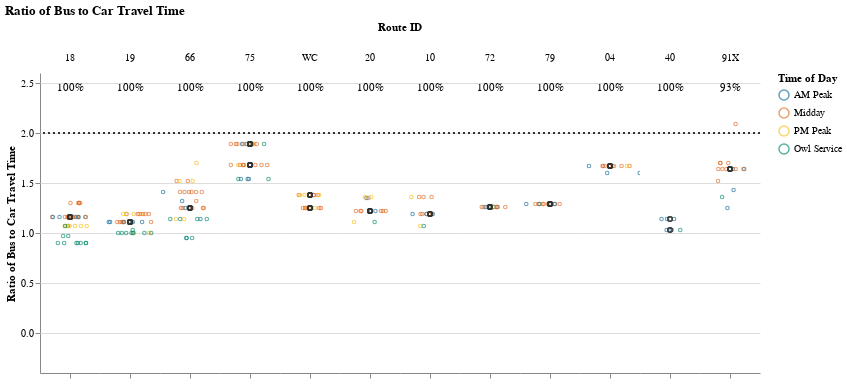
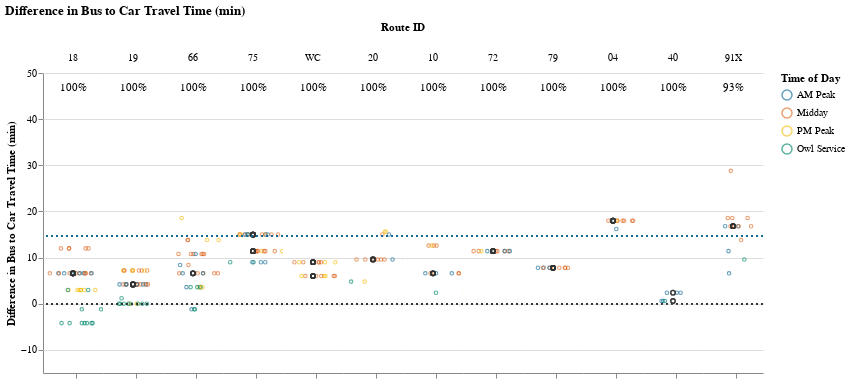

Write notebook code for charts like these, in order.
### Markdown cell above
## Viable Competitive Routes
### Short Routes (< 1 hr)

### Code cell
# Allow for possibility that operator doesn't have routes that fall into certain route_groups
# But, jupyterbook will not like markdown with f-string
# separate out route_group and put in each cell, and use try/except + if to display...
# but all 3 route groups must be displayed. just add sentence about why no routes were returned at the end
route_group = "short"
try:
    subset_routes, mult, diff  = setup_charts(df, PCT_COMPETITIVE_THRESHOLD, route_group)
    
    if len(subset_routes) > 0:
        display(
            Markdown(
                f"{CAPTIONS_DICT[route_group]}"
                "Within each route group, routes are sorted in descending order "
                "by % competitive trips and # trips below the additional time cut-off."
            )
        )

        display(mult)
        display(diff)
except:
    print("No routes meet this criteria.")

### Figure 1 — Vega-Lite specification as saved in the notebook (floating-point values rounded to 4 significant figures; data arrays with more than 128 entries replaced by an {"elided": "..."} marker saying what was removed)
{"config": {"view": {"continuousWidth": 400, "continuousHeight": 300, "stroke": null}, "facet": {"spacing": 0}}, "data": {"name": "data-a64d01a3644f183aa6df0440b2bbfb74"}, "facet": {"column": {"field": "route_id", "sort": ["18", "19", "66", "75", "WC", "20", "10", "72", "79", "04", "40", "91X"], "title": "Route ID", "type": "nominal"}}, "spec": {"layer": [{"mark": {"type": "point", "opacity": 0.65, "size": 12, "strokeWidth": 1.1}, "encoding": {"color": {"field": "time_of_day", "scale": {"range": ["#136C97", "#E16B26", "#F6BF16", "#00896B", "#7790A3", "#5B559C"]}, "sort": ["AM Peak", "Midday", "PM Peak", "Owl Service"], "title": "Time of Day", "type": "nominal"}, "tooltip": [{"field": "route_id", "type": "nominal"}, {"field": "trip_id", "type": "nominal"}, {"field": "service_hours", "type": "quantitative"}, {"field": "car_duration_hours", "type": "quantitative"}, {"field": "bus_multiplier", "type": "quantitative"}, {"field": "bus_difference", "type": "quantitative"}, {"field": "num_trips", "type": "quantitative"}, {"field": "num_competitive", "type": "quantitative"}, {"field": "pct_trips_competitive", "type": "quantitative"}, {"field": "p25", "type": "quantitative"}, {"field": "p50", "type": "quantitative"}, {"field": "p75", "type": "quantitative"}], "x": {"axis": {"grid": false, "labels": false, "ticks": true, "values": [0]}, "field": "jitter", "scale": {}, "title": null, "type": "quantitative"}, "y": {"field": "bus_multiplier", "scale": {"domain": [-0.25, 2.5]}, "title": "Ratio of Bus to Car Travel Time", "type": "quantitative"}}, "selection": {"selector001": {"type": "interval", "bind": "scales", "encodings": ["x", "y"]}}, "transform": [{"calculate": "sqrt(-2*log(random()))*cos(2*PI*random())", "as": "jitter"}], "width": 60}, {"layer": [{"mark": {"type": "point", "opacity": 0.6, "size": 20, "strokeWidth": 1.3}, "encoding": {"color": {"value": "#323434"}, "y": {"field": "bus_multiplier", "type": "quantitative"}}, "transform": [{"filter": "(datum.p50_trip === 1)"}]}, {"mark": {"type": "rule", "strokeDash": [2, 3]}, "encoding": {"color": {"value": "#323434"}, "y": {"field": "cutoff", "type": "quantitative"}}}, {"mark": {"type": "text", "align": "center", "baseline": "middle"}, "encoding": {"color": {"value": "black"}, "text": {"field": "pct_trips_competitive", "format": ".0%", "type": "quantitative"}, "tooltip": [{"field": "route_id", "type": "nominal"}, {"field": "trip_id", "type": "nominal"}, {"field": "service_hours", "type": "quantitative"}, {"field": "car_duration_hours", "type": "quantitative"}, {"field": "bus_multiplier", "type": "quantitative"}, {"field": "bus_difference", "type": "quantitative"}, {"field": "num_trips", "type": "quantitative"}, {"field": "num_competitive", "type": "quantitative"}, {"field": "pct_trips_competitive", "type": "quantitative"}, {"field": "p25", "type": "quantitative"}, {"field": "p50", "type": "quantitative"}, {"field": "p75", "type": "quantitative"}], "x": {"value": 30}, "y": {"value": 15}}, "transform": [{"calculate": "sqrt(-2*log(random()))*cos(2*PI*random())", "as": "jitter"}, {"filter": "(datum.fastest_trip === 1)"}]}]}]}, "resolve": {"scale": {"y": "shared"}}, "title": "Ratio of Bus to Car Travel Time", "$schema": "https://vega.github.io/schema/vega-lite/v4.17.0.json", "datasets": {"data-a64d01a3644f183aa6df0440b2bbfb74": {"elided": "231 records"}}}

### Figure 2 — Vega-Lite specification as saved in the notebook (floating-point values rounded to 4 significant figures; data arrays with more than 128 entries replaced by an {"elided": "..."} marker saying what was removed)
{"config": {"view": {"continuousWidth": 400, "continuousHeight": 300, "stroke": null}, "facet": {"spacing": 0}}, "data": {"name": "data-2a99453903dfe7c991121ff5b9c1063a"}, "facet": {"column": {"field": "route_id", "sort": ["18", "19", "66", "75", "WC", "20", "10", "72", "79", "04", "40", "91X"], "title": "Route ID", "type": "nominal"}}, "spec": {"layer": [{"mark": {"type": "point", "opacity": 0.65, "size": 12, "strokeWidth": 1.1}, "encoding": {"color": {"field": "time_of_day", "scale": {"range": ["#136C97", "#E16B26", "#F6BF16", "#00896B", "#7790A3", "#5B559C"]}, "sort": ["AM Peak", "Midday", "PM Peak", "Owl Service"], "title": "Time of Day", "type": "nominal"}, "tooltip": [{"field": "route_id", "type": "nominal"}, {"field": "trip_id", "type": "nominal"}, {"field": "service_hours", "type": "quantitative"}, {"field": "car_duration_hours", "type": "quantitative"}, {"field": "bus_multiplier", "type": "quantitative"}, {"field": "bus_difference", "type": "quantitative"}, {"field": "num_trips", "type": "quantitative"}, {"field": "num_competitive", "type": "quantitative"}, {"field": "pct_trips_competitive", "type": "quantitative"}, {"field": "p25", "type": "quantitative"}, {"field": "p50", "type": "quantitative"}, {"field": "p75", "type": "quantitative"}], "x": {"axis": {"grid": false, "labels": false, "ticks": true, "values": [0]}, "field": "jitter", "scale": {}, "title": null, "type": "quantitative"}, "y": {"field": "bus_difference", "scale": {"domain": [-10.2, 46.2]}, "title": "Difference in Bus to Car Travel Time (min)", "type": "quantitative"}}, "selection": {"selector002": {"type": "interval", "bind": "scales", "encodings": ["x", "y"]}}, "transform": [{"calculate": "sqrt(-2*log(random()))*cos(2*PI*random())", "as": "jitter"}], "width": 60}, {"layer": [{"mark": {"type": "point", "opacity": 0.6, "size": 20, "strokeWidth": 1.3}, "encoding": {"color": {"value": "#323434"}, "y": {"field": "bus_difference", "type": "quantitative"}}, "transform": [{"filter": "(datum.p50_trip === 1)"}]}, {"mark": {"type": "rule", "strokeDash": [2, 3]}, "encoding": {"color": {"value": "#323434"}, "y": {"field": "cutoff", "type": "quantitative"}}}, {"mark": {"type": "rule", "strokeDash": [2, 3]}, "encoding": {"color": {"value": "#136C97"}, "y": {"field": "cutoff2", "type": "quantitative"}}}, {"mark": {"type": "text", "align": "center", "baseline": "middle"}, "encoding": {"color": {"value": "black"}, "text": {"field": "pct_trips_competitive", "format": ".0%", "type": "quantitative"}, "tooltip": [{"field": "route_id", "type": "nominal"}, {"field": "trip_id", "type": "nominal"}, {"field": "service_hours", "type": "quantitative"}, {"field": "car_duration_hours", "type": "quantitative"}, {"field": "bus_multiplier", "type": "quantitative"}, {"field": "bus_difference", "type": "quantitative"}, {"field": "num_trips", "type": "quantitative"}, {"field": "num_competitive", "type": "quantitative"}, {"field": "pct_trips_competitive", "type": "quantitative"}, {"field": "p25", "type": "quantitative"}, {"field": "p50", "type": "quantitative"}, {"field": "p75", "type": "quantitative"}], "x": {"value": 30}, "y": {"value": 15}}, "transform": [{"calculate": "sqrt(-2*log(random()))*cos(2*PI*random())", "as": "jitter"}, {"filter": "(datum.fastest_trip === 1)"}]}]}]}, "resolve": {"scale": {"y": "shared"}}, "title": "Difference in Bus to Car Travel Time (min)", "$schema": "https://vega.github.io/schema/vega-lite/v4.17.0.json", "datasets": {"data-2a99453903dfe7c991121ff5b9c1063a": {"elided": "231 records"}}}
